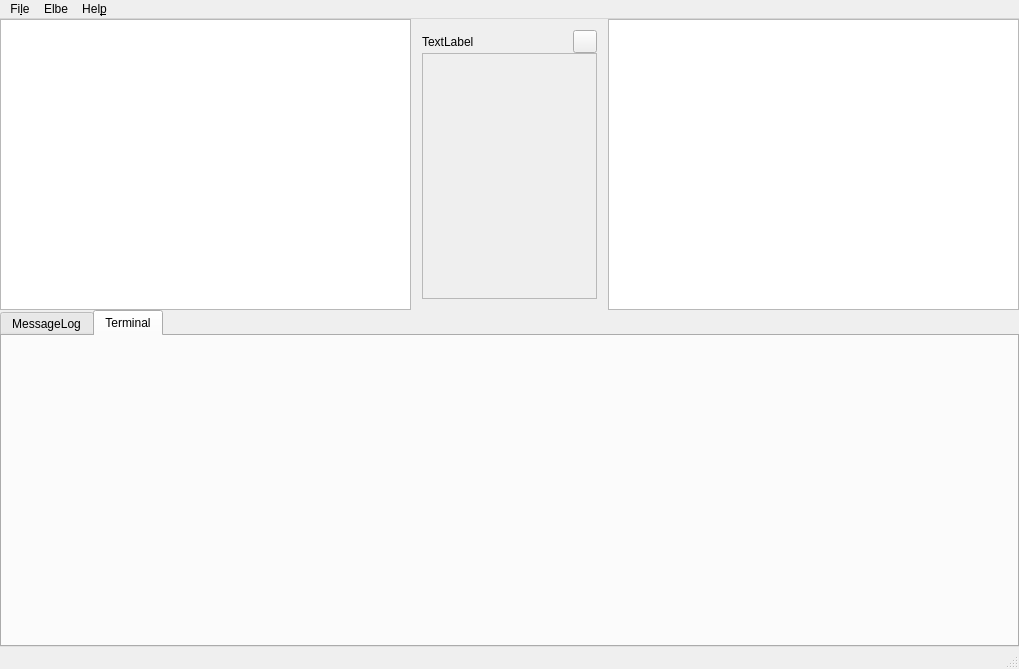
<?xml version="1.0" encoding="UTF-8"?>
<ui version="4.0">
 <class>MainWindow</class>
 <widget class="QMainWindow" name="MainWindow">
  <property name="geometry">
   <rect>
    <x>0</x>
    <y>0</y>
    <width>1019</width>
    <height>669</height>
   </rect>
  </property>
  <property name="windowTitle">
   <string>elbeFrontend</string>
  </property>
  <property name="tabShape">
   <enum>QTabWidget::Rounded</enum>
  </property>
  <widget class="QWidget" name="centralWidget">
   <property name="sizePolicy">
    <sizepolicy hsizetype="Fixed" vsizetype="Fixed">
     <horstretch>0</horstretch>
     <verstretch>0</verstretch>
    </sizepolicy>
   </property>
   <layout class="QVBoxLayout" name="verticalLayout_2">
    <property name="spacing">
     <number>0</number>
    </property>
    <property name="sizeConstraint">
     <enum>QLayout::SetNoConstraint</enum>
    </property>
    <property name="leftMargin">
     <number>0</number>
    </property>
    <property name="topMargin">
     <number>0</number>
    </property>
    <property name="rightMargin">
     <number>0</number>
    </property>
    <property name="bottomMargin">
     <number>0</number>
    </property>
    <item>
     <widget class="QSplitter" name="central_Splitter">
      <property name="styleSheet">
       <string notr="true"/>
      </property>
      <property name="orientation">
       <enum>Qt::Vertical</enum>
      </property>
      <property name="handleWidth">
       <number>0</number>
      </property>
      <property name="childrenCollapsible">
       <bool>false</bool>
      </property>
      <widget class="QWidget" name="UpperSection" native="true">
       <layout class="QHBoxLayout" name="horizontalLayout_2">
        <property name="leftMargin">
         <number>0</number>
        </property>
        <property name="topMargin">
         <number>0</number>
        </property>
        <property name="rightMargin">
         <number>0</number>
        </property>
        <property name="bottomMargin">
         <number>0</number>
        </property>
        <item>
         <widget class="QSplitter" name="UpperSection_Splitter">
          <property name="orientation">
           <enum>Qt::Horizontal</enum>
          </property>
          <property name="handleWidth">
           <number>0</number>
          </property>
          <property name="childrenCollapsible">
           <bool>false</bool>
          </property>
          <widget class="QTreeView" name="ProjektStructure">
           <property name="enabled">
            <bool>true</bool>
           </property>
           <property name="sizePolicy">
            <sizepolicy hsizetype="Minimum" vsizetype="Minimum">
             <horstretch>0</horstretch>
             <verstretch>0</verstretch>
            </sizepolicy>
           </property>
           <property name="minimumSize">
            <size>
             <width>10</width>
             <height>20</height>
            </size>
           </property>
           <property name="contextMenuPolicy">
            <enum>Qt::CustomContextMenu</enum>
           </property>
           <property name="editTriggers">
            <set>QAbstractItemView::NoEditTriggers</set>
           </property>
           <property name="selectionBehavior">
            <enum>QAbstractItemView::SelectItems</enum>
           </property>
           <property name="headerHidden">
            <bool>true</bool>
           </property>
          </widget>
          <widget class="QWidget" name="layoutWidget">
           <layout class="QVBoxLayout" name="EditorArea">
            <property name="spacing">
             <number>0</number>
            </property>
            <item>
             <layout class="QHBoxLayout" name="EditorTab">
              <item>
               <widget class="QLabel" name="OpenFileNameLabel">
                <property name="text">
                 <string>TextLabel</string>
                </property>
               </widget>
              </item>
              <item>
               <widget class="QToolButton" name="EditorCloseButton">
                <property name="text">
                 <string/>
                </property>
                <property name="icon">
                 <iconset resource="../../style/style.qrc">
                  <normaloff>:/qss_icons/rc/close-pressed.png</normaloff>:/qss_icons/rc/close-pressed.png</iconset>
                </property>
               </widget>
              </item>
             </layout>
            </item>
            <item>
             <widget class="CodeEditor" name="Editor">
              <property name="enabled">
               <bool>false</bool>
              </property>
              <property name="sizePolicy">
               <sizepolicy hsizetype="Expanding" vsizetype="Expanding">
                <horstretch>0</horstretch>
                <verstretch>0</verstretch>
               </sizepolicy>
              </property>
              <property name="styleSheet">
               <string notr="true">CodeEditor{
	color:  #d6cf9a;
}</string>
              </property>
              <property name="sizeAdjustPolicy">
               <enum>QAbstractScrollArea::AdjustToContents</enum>
              </property>
              <property name="lineWrapMode">
               <enum>QPlainTextEdit::NoWrap</enum>
              </property>
              <property name="textInteractionFlags">
               <set>Qt::TextEditorInteraction</set>
              </property>
              <property name="centerOnScroll">
               <bool>false</bool>
              </property>
             </widget>
            </item>
           </layout>
          </widget>
          <widget class="QTreeView" name="FileStructure"/>
         </widget>
        </item>
       </layout>
      </widget>
      <widget class="QWidget" name="LowerSection" native="true">
       <layout class="QVBoxLayout" name="verticalLayout">
        <property name="spacing">
         <number>0</number>
        </property>
        <property name="leftMargin">
         <number>0</number>
        </property>
        <property name="topMargin">
         <number>0</number>
        </property>
        <property name="rightMargin">
         <number>0</number>
        </property>
        <property name="bottomMargin">
         <number>0</number>
        </property>
        <item>
         <widget class="QTabWidget" name="DisplaView">
          <property name="sizePolicy">
           <sizepolicy hsizetype="Expanding" vsizetype="Expanding">
            <horstretch>0</horstretch>
            <verstretch>0</verstretch>
           </sizepolicy>
          </property>
          <property name="autoFillBackground">
           <bool>false</bool>
          </property>
          <property name="tabPosition">
           <enum>QTabWidget::North</enum>
          </property>
          <property name="tabShape">
           <enum>QTabWidget::Rounded</enum>
          </property>
          <property name="currentIndex">
           <number>1</number>
          </property>
          <property name="usesScrollButtons">
           <bool>false</bool>
          </property>
          <widget class="QWidget" name="MessageLog_Tab">
           <attribute name="title">
            <string>MessageLog</string>
           </attribute>
           <layout class="QVBoxLayout" name="verticalLayout_3">
            <property name="spacing">
             <number>0</number>
            </property>
            <property name="leftMargin">
             <number>0</number>
            </property>
            <property name="topMargin">
             <number>0</number>
            </property>
            <property name="rightMargin">
             <number>0</number>
            </property>
            <property name="bottomMargin">
             <number>0</number>
            </property>
            <item>
             <widget class="QTextEdit" name="MessageLog">
              <property name="font">
               <font>
                <family>Noto Sans</family>
                <pointsize>10</pointsize>
                <weight>50</weight>
                <italic>false</italic>
                <bold>false</bold>
               </font>
              </property>
              <property name="frameShape">
               <enum>QFrame::NoFrame</enum>
              </property>
              <property name="frameShadow">
               <enum>QFrame::Plain</enum>
              </property>
              <property name="sizeAdjustPolicy">
               <enum>QAbstractScrollArea::AdjustIgnored</enum>
              </property>
              <property name="undoRedoEnabled">
               <bool>false</bool>
              </property>
              <property name="readOnly">
               <bool>true</bool>
              </property>
             </widget>
            </item>
           </layout>
          </widget>
          <widget class="QWidget" name="Terminal_Tab">
           <attribute name="title">
            <string>Terminal</string>
           </attribute>
           <layout class="QVBoxLayout" name="verticalLayout_4">
            <property name="spacing">
             <number>0</number>
            </property>
            <property name="leftMargin">
             <number>2</number>
            </property>
            <property name="topMargin">
             <number>2</number>
            </property>
            <property name="rightMargin">
             <number>2</number>
            </property>
            <property name="bottomMargin">
             <number>2</number>
            </property>
           </layout>
          </widget>
         </widget>
        </item>
       </layout>
      </widget>
     </widget>
    </item>
   </layout>
  </widget>
  <widget class="QMenuBar" name="menuBar">
   <property name="geometry">
    <rect>
     <x>0</x>
     <y>0</y>
     <width>1019</width>
     <height>23</height>
    </rect>
   </property>
   <widget class="QMenu" name="menuFile">
    <property name="title">
     <string>Fi&amp;le</string>
    </property>
    <widget class="QMenu" name="menu_New">
     <property name="title">
      <string>&amp;New</string>
     </property>
     <addaction name="actionNew_Project"/>
     <addaction name="actionNew_XML"/>
    </widget>
    <addaction name="menu_New"/>
    <addaction name="actionOpen"/>
    <addaction name="actionImport"/>
    <addaction name="separator"/>
    <addaction name="actionSave"/>
    <addaction name="actionSave_As"/>
    <addaction name="separator"/>
    <addaction name="actionClose"/>
    <addaction name="separator"/>
    <addaction name="actionDelete"/>
    <addaction name="separator"/>
    <addaction name="actionOpen_in_Explorer"/>
    <addaction name="actionExit_2"/>
   </widget>
   <widget class="QMenu" name="menuElbe">
    <property name="title">
     <string>Elbe</string>
    </property>
    <addaction name="actionBuild"/>
    <addaction name="actionValidate"/>
    <addaction name="actionDownload_files"/>
    <addaction name="actionSettings"/>
   </widget>
   <widget class="QMenu" name="menuHilfe">
    <property name="title">
     <string>Hel&amp;p</string>
    </property>
    <addaction name="separator"/>
    <addaction name="actionAbout"/>
    <addaction name="actionAbout_elbe"/>
   </widget>
   <addaction name="menuFile"/>
   <addaction name="menuElbe"/>
   <addaction name="menuHilfe"/>
  </widget>
  <widget class="QStatusBar" name="statusBar"/>
  <action name="actionNew">
   <property name="text">
    <string>&amp;New</string>
   </property>
   <property name="shortcut">
    <string>Alt+Shift+N</string>
   </property>
  </action>
  <action name="actionSave">
   <property name="enabled">
    <bool>false</bool>
   </property>
   <property name="text">
    <string>&amp;Save</string>
   </property>
   <property name="shortcut">
    <string notr="true">Ctrl+S</string>
   </property>
  </action>
  <action name="actionSave_As">
   <property name="enabled">
    <bool>false</bool>
   </property>
   <property name="text">
    <string>Save &amp;As...</string>
   </property>
  </action>
  <action name="actionExit">
   <property name="text">
    <string>Exit</string>
   </property>
  </action>
  <action name="actionCut">
   <property name="text">
    <string>&amp;Cut</string>
   </property>
  </action>
  <action name="actionCopy">
   <property name="text">
    <string>C&amp;opy</string>
   </property>
  </action>
  <action name="actionImport">
   <property name="enabled">
    <bool>false</bool>
   </property>
   <property name="text">
    <string>&amp;Import</string>
   </property>
  </action>
  <action name="actionExit_2">
   <property name="text">
    <string>&amp;Exit</string>
   </property>
  </action>
  <action name="actionAbout">
   <property name="enabled">
    <bool>true</bool>
   </property>
   <property name="text">
    <string>&amp;About</string>
   </property>
  </action>
  <action name="action_ChangeView">
   <property name="text">
    <string>&amp;ChangeView</string>
   </property>
  </action>
  <action name="actionPaste">
   <property name="text">
    <string>&amp;Paste</string>
   </property>
  </action>
  <action name="actionUndo">
   <property name="text">
    <string>&amp;Undo</string>
   </property>
  </action>
  <action name="actionRedo">
   <property name="text">
    <string>&amp;Redo</string>
   </property>
  </action>
  <action name="actionHelp">
   <property name="text">
    <string>Help</string>
   </property>
  </action>
  <action name="actionAction">
   <property name="text">
    <string>Action</string>
   </property>
  </action>
  <action name="actionNew_Project">
   <property name="text">
    <string>&amp;New Project</string>
   </property>
  </action>
  <action name="actionNew_XML">
   <property name="enabled">
    <bool>false</bool>
   </property>
   <property name="text">
    <string>New &amp;XML</string>
   </property>
  </action>
  <action name="actionOpen_Project">
   <property name="text">
    <string>Open Project</string>
   </property>
  </action>
  <action name="actionOpen">
   <property name="enabled">
    <bool>true</bool>
   </property>
   <property name="text">
    <string>&amp;Open</string>
   </property>
  </action>
  <action name="actionValidate">
   <property name="enabled">
    <bool>false</bool>
   </property>
   <property name="text">
    <string>&amp;Validate</string>
   </property>
   <property name="toolTip">
    <string>validate your XML against elbe-schema </string>
   </property>
  </action>
  <action name="actionClose">
   <property name="enabled">
    <bool>false</bool>
   </property>
   <property name="text">
    <string>&amp;Close</string>
   </property>
  </action>
  <action name="actionAbout_elbe">
   <property name="text">
    <string>About &amp;elbe</string>
   </property>
  </action>
  <action name="actionDelete">
   <property name="text">
    <string>&amp;Delete</string>
   </property>
  </action>
  <action name="actionBuild">
   <property name="enabled">
    <bool>false</bool>
   </property>
   <property name="text">
    <string>&amp;Build project</string>
   </property>
   <property name="toolTip">
    <string>trigger building the project. Status will change to busy</string>
   </property>
  </action>
  <action name="actionDownload_files">
   <property name="enabled">
    <bool>false</bool>
   </property>
   <property name="text">
    <string>&amp;Download files</string>
   </property>
   <property name="toolTip">
    <string>select files to download from initVM </string>
   </property>
  </action>
  <action name="actionOpen_in_Explorer">
   <property name="enabled">
    <bool>false</bool>
   </property>
   <property name="text">
    <string>O&amp;pen in Explorer</string>
   </property>
  </action>
  <action name="actionSettings">
   <property name="text">
    <string>&amp;Settings</string>
   </property>
  </action>
 </widget>
 <layoutdefault spacing="6" margin="11"/>
 <customwidgets>
  <customwidget>
   <class>CodeEditor</class>
   <extends>QPlainTextEdit</extends>
   <header>src/editor/codeeditor.h</header>
  </customwidget>
 </customwidgets>
 <tabstops>
  <tabstop>ProjektStructure</tabstop>
  <tabstop>FileStructure</tabstop>
  <tabstop>DisplaView</tabstop>
  <tabstop>MessageLog</tabstop>
 </tabstops>
 <resources>
  <include location="../../style/style.qrc"/>
 </resources>
 <connections/>
</ui>
